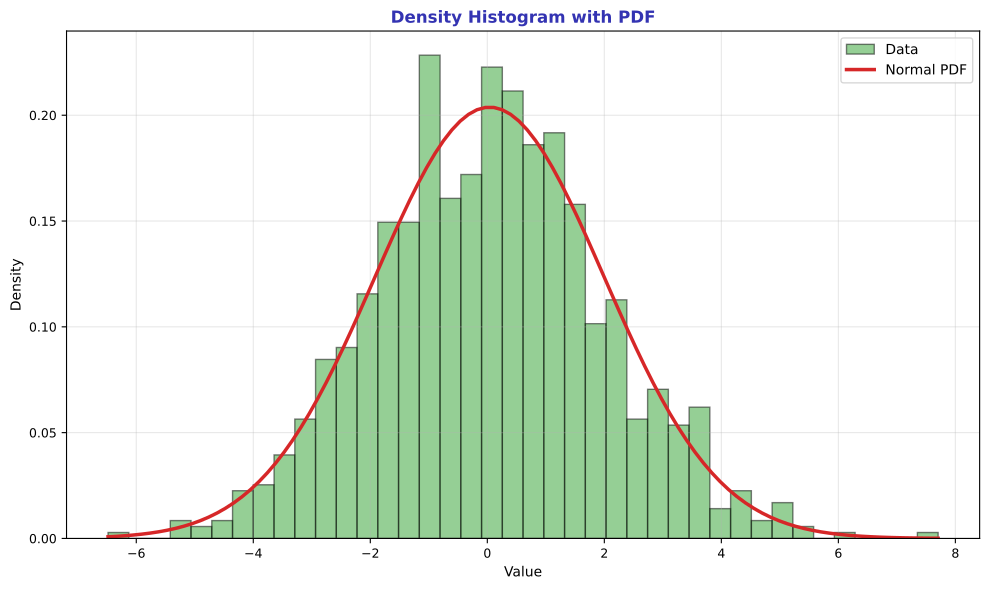

Source code (Python):
"""Density Histogram - Normalized with PDF overlay"""
import matplotlib.pyplot as plt
import numpy as np
from scipy import stats
from pathlib import Path

plt.rcParams.update({
    'font.size': 10, 'axes.labelsize': 10, 'axes.titlesize': 11,
    'xtick.labelsize': 9, 'ytick.labelsize': 9, 'legend.fontsize': 9,
    'figure.figsize': (10, 6), 'figure.dpi': 150
})

MLPURPLE = '#3333B2'
MLGREEN = '#2CA02C'
MLRED = '#D62728'

np.random.seed(42)

fig, ax = plt.subplots(figsize=(10, 6))

data = np.random.normal(0, 2, 1000)

ax.hist(data, bins=40, density=True, color=MLGREEN, alpha=0.5, edgecolor='black', label='Data')

# Overlay fitted normal PDF
x = np.linspace(data.min(), data.max(), 100)
pdf = stats.norm.pdf(x, np.mean(data), np.std(data))
ax.plot(x, pdf, color=MLRED, linewidth=2.5, label='Normal PDF')

ax.set_title('Density Histogram with PDF', fontsize=12, fontweight='bold', color=MLPURPLE)
ax.set_xlabel('Value', fontsize=10)
ax.set_ylabel('Density', fontsize=10)
ax.legend(fontsize=10)
ax.grid(alpha=0.3)

plt.tight_layout()
plt.savefig(Path(__file__).parent / 'chart.pdf', dpi=300, bbox_inches='tight')
plt.close()
